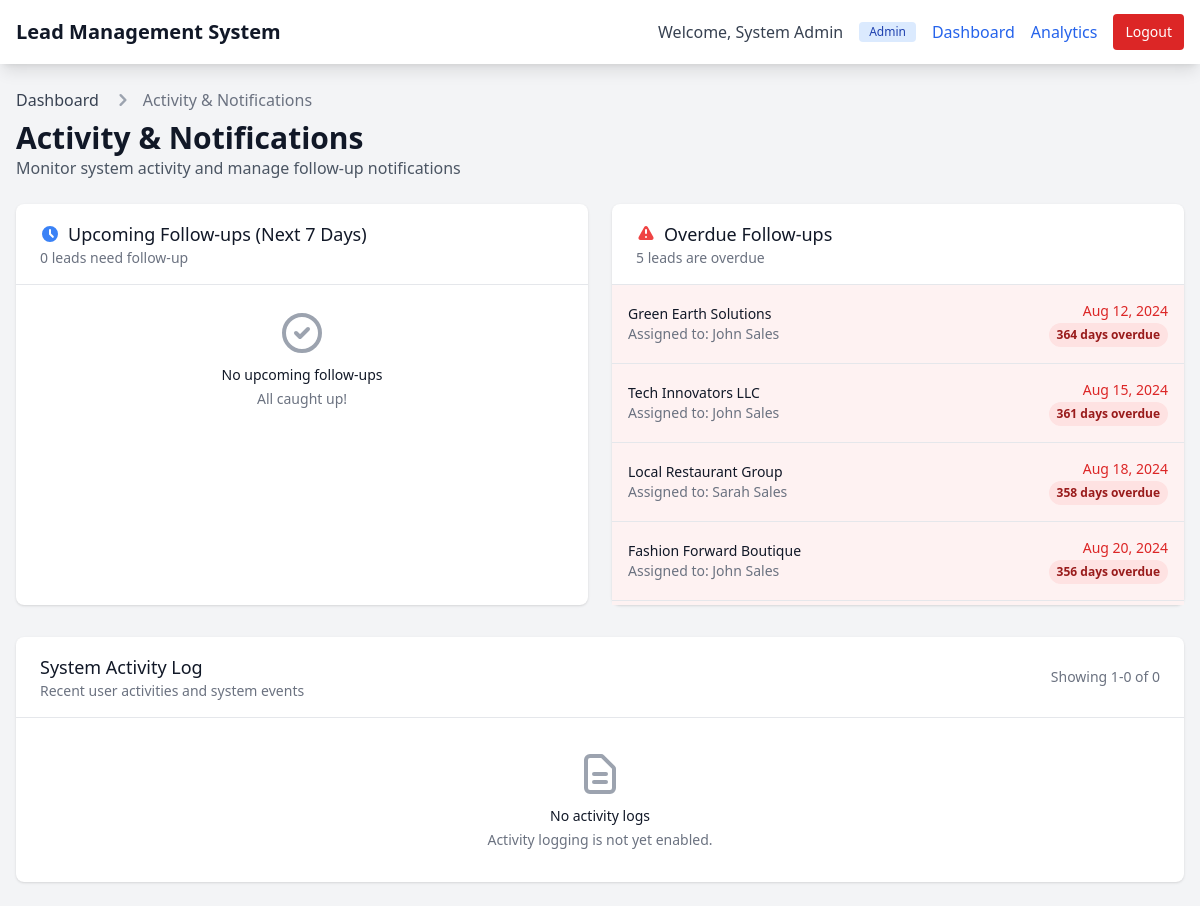
The page /activity.php (signed in) on the database as committed earlier.
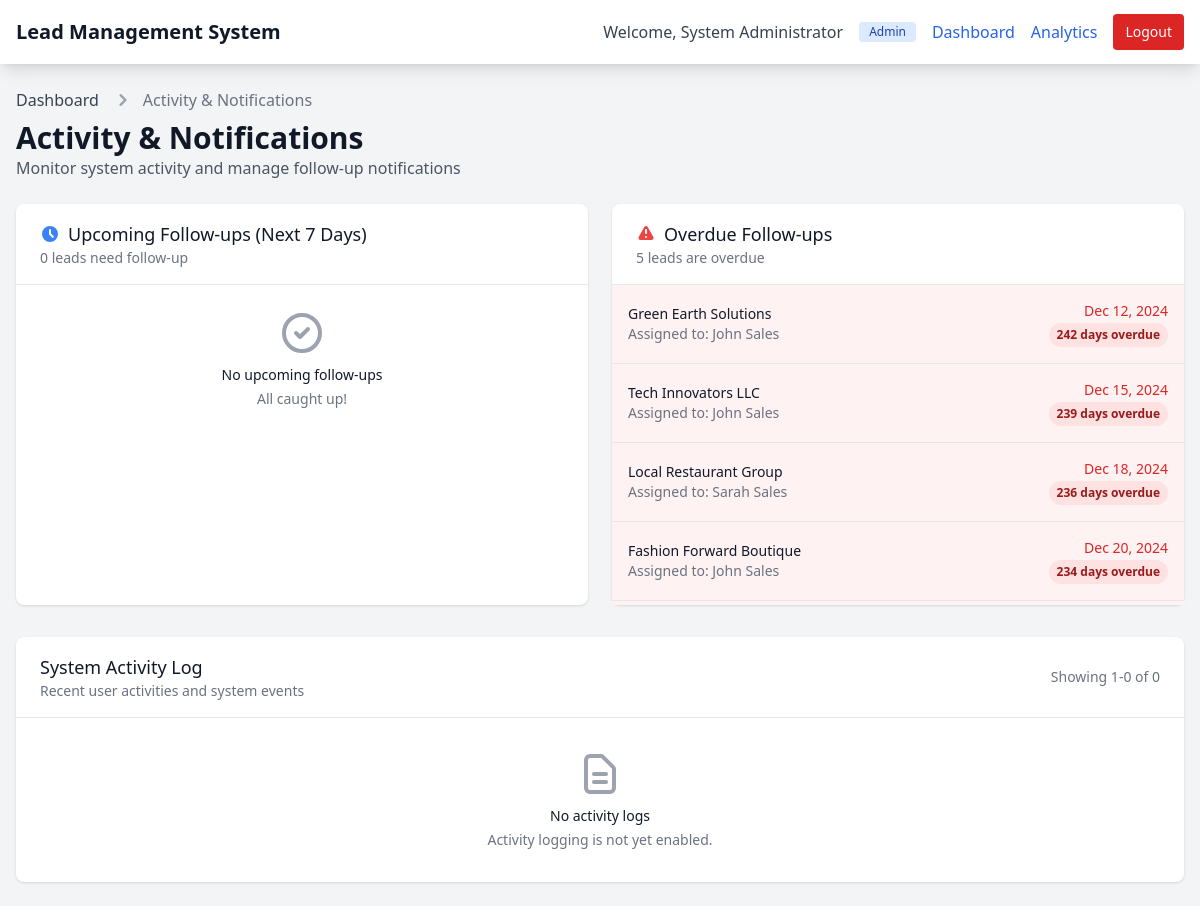
The same page on the database as committed later.
### tables this page shows
CREATE TABLE users (
    id INT PRIMARY KEY AUTO_INCREMENT,
    username VARCHAR(50) UNIQUE NOT NULL,
    password VARCHAR(255) NOT NULL,
    full_name VARCHAR(100),
    role ENUM('admin', 'sales', 'marketing') NOT NULL,
    is_active TINYINT(1) DEFAULT 1,
    created_at TIMESTAMP DEFAULT CURRENT_TIMESTAMP,
    updated_at TIMESTAMP DEFAULT CURRENT_TIMESTAMP ON UPDATE CURRENT_TIMESTAMP
);

CREATE TABLE leads (
    id INT PRIMARY KEY AUTO_INCREMENT,
    client_name VARCHAR(255) NOT NULL,
    required_services TEXT,
    selected_service_ids TEXT,
    website VARCHAR(255),
    phone VARCHAR(50),
    email VARCHAR(255),
    call_enquiry TEXT,
    mail VARCHAR(255),
    whatsapp VARCHAR(255),
    follow_up DATE,
    client_status ENUM('Interested', 'Not Interested', 'Budget Not Met', 'Meeting Scheduled', '') DEFAULT '',
    notes TEXT,
    industry VARCHAR(100),
    assigned_to INT,
    source_ad_id INT,
    lead_source VARCHAR(100) DEFAULT 'Manual',
    created_at TIMESTAMP DEFAULT CURRENT_TIMESTAMP,
    updated_at TIMESTAMP DEFAULT CURRENT_TIMESTAMP ON UPDATE CURRENT_TIMESTAMP,
    FOREIGN KEY (assigned_to) REFERENCES users(id) ON DELETE SET NULL,
    FOREIGN KEY (source_ad_id) REFERENCES running_ads(id) ON DELETE SET NULL
);

### includes/auth.php (called while the page is built, shortened)
<?php
require_once 'connect.php';
function is_logged_in() {
    return isset($_SESSION['user_id']) && !empty($_SESSION['user_id']);
}
function get_logged_in_user() {
    $query = "SELECT id, username, full_name, role FROM users WHERE id = ?";
    return get_row($query, [$_SESSION['user_id']], 'i');
}
?>

### includes/connect.php (called while the page is built, shortened)
<?php
$conn = null;
try {
    $conn = new mysqli(DB_HOST, DB_USER, DB_PASS, DB_NAME);
} catch (Exception $e) {
    error_log("Database connection exception: " . $e->getMessage());
    die("Database configuration error. Please contact administrator.");
}
function execute_query($query, $params = [], $types = '') {
    global $conn;
    try {
        if (empty($params)) {
            $result = $conn->query($query);
            return $result;
        }
        $stmt = $conn->prepare($query);
        if (!empty($params)) {
            if (!$stmt->bind_param($types, ...$params)) {
                error_log("Bind param failed: " . $stmt->error);
                $stmt->close();
                throw new Exception("Parameter binding failed");
            }
        }
        if (!$stmt->execute()) {
            error_log("Execute failed: " . $stmt->error . " | Query: " . $query);
            $stmt->close();
            throw new Exception("Query execution failed");
        }
        $result = $stmt->get_result();
        return $result;
    } catch (Exception $e) {
        error_log("Database operation error: " . $e->getMessage());
        throw $e;
    }
}
function get_row($query, $params = [], $types = '') {
    try {
        $result = execute_query($query, $params, $types);
        $row = $result->fetch_assoc();
        return $row;
    } catch (Exception $e) {
        error_log("get_row error: " . $e->getMessage());
        return null;
    }
}
function get_all($query, $params = [], $types = '') {
    try {
        $result = execute_query($query, $params, $types);
        $rows = [];
        while ($row = $result->fetch_assoc()) {
            $rows[] = $row;
        }
        return $rows;
    } catch (Exception $e) {
        error_log("get_all error: " . $e->getMessage());
        return [];
    }
}
?>

### includes/functions.php (called while the page is built, shortened)
<?php
require_once 'connect.php';
function sanitize_output($string) {
    return htmlspecialchars($string, ENT_QUOTES, 'UTF-8');
}
function format_date($date) {
    return date('M j, Y', strtotime($date));
}
?>

### activity.php (the view, shortened to what the changed rows need)
<?php
require_once 'includes/auth.php';
require_once 'includes/functions.php';
$current_user = get_logged_in_user();
$overdue = get_all("
    SELECT
        l.id as lead_id,
        l.client_name,
        l.follow_up as date,
        u.full_name as assigned_user,
        DATEDIFF(CURDATE(), l.follow_up) as days_overdue
    FROM leads l
    LEFT JOIN users u ON l.assigned_to = u.id
    WHERE l.follow_up IS NOT NULL
    AND DATE(l.follow_up) < CURDATE()
    ORDER BY l.follow_up ASC
    LIMIT 10
");
?>
<!DOCTYPE html>
<html lang="en">
<head>
    <script src="https://cdn.tailwindcss.com"></script>
</head>
<body class="bg-gray-100 min-h-screen">
    <nav class="bg-white shadow-lg">
        <div class="max-w-7xl mx-auto px-4">
            <div class="flex justify-between h-16">
                <div class="flex items-center space-x-4">
                    <span class="text-gray-700">Welcome, <?php echo sanitize_output($current_user['full_name']); ?></span>
                    <span class="bg-blue-100 text-blue-800 text-xs font-medium px-2.5 py-0.5 rounded">
                        <?php echo ucfirst($current_user['role']); ?>
                    </span>
                    <a href="index.php" class="text-blue-600 hover:text-blue-800">Dashboard</a>
                    <a href="analytics.php" class="text-blue-600 hover:text-blue-800">Analytics</a>
                    <a href="logout.php" class="bg-red-600 hover:bg-red-700 text-white px-3 py-2 rounded text-sm">
                        Logout
                    </a>
                </div>
            </div>
        </div>
    </nav>
    <div class="max-w-7xl mx-auto py-6 px-4">
        <div class="mb-6">
            <h1 class="text-3xl font-bold text-gray-900 mt-2">Activity & Notifications</h1>
        </div>
        <div class="grid grid-cols-1 lg:grid-cols-2 gap-6 mb-8">
            <div class="bg-white shadow rounded-lg">
                <div class="max-h-80 overflow-y-auto">
                    <?php if (empty($overdue)): ?>
                        <div class="p-6 text-center">
                            <svg class="mx-auto h-12 w-12 text-gray-400" fill="none" viewBox="0 0 24 24" stroke="currentColor">
                                <path stroke-linecap="round" stroke-linejoin="round" stroke-width="2" d="M9 12l2 2 4-4m6 2a9 9 0 11-18 0 9 9 0 0118 0z" />
                            </svg>
                            <h3 class="mt-2 text-sm font-medium text-gray-900">No overdue follow-ups</h3>
                            <p class="mt-1 text-sm text-gray-500">Great job staying on top of things!</p>
                        </div>
                    <?php else: ?>
                        <div class="divide-y divide-gray-200">
                            <?php foreach ($overdue as $item): ?>
                                <div class="p-4 hover:bg-gray-50 bg-red-50">
                                    <div class="flex items-center justify-between">
                                        <div class="flex-1">
                                            <p class="text-sm font-medium text-gray-900">
                                                <a href="lead_edit.php?id=<?php echo $item['lead_id']; ?>" class="hover:text-red-600">
                                                    <?php echo sanitize_output($item['client_name']); ?>
                                                </a>
                                            </p>
                                            <p class="text-sm text-gray-500">
                                                Assigned to: <?php echo sanitize_output($item['assigned_user'] ?? 'Unassigned'); ?>
                                            </p>
                                        </div>
                                        <div class="text-right">
                                            <p class="text-sm font-medium text-red-600">
                                                <?php echo format_date($item['date']); ?>
                                            </p>
                                            <span class="inline-flex px-2 py-1 text-xs font-semibold rounded-full bg-red-100 text-red-800">
                                                <?php echo $item['days_overdue']; ?> day<?php echo $item['days_overdue'] > 1 ? 's' : ''; ?> overdue
                                            </span>
                                        </div>
                                    </div>
                                </div>
                            <?php endforeach; ?>
                        </div>
                    <?php endif; ?>
                </div>
            </div>
        </div>
    </div>
</body>
</html>

Rows that differ between the two databases and show on the page:
changed users "Admin": full_name "System Admin" → "System Administrator"
changed leads "Green Earth Solutions": follow_up "Aug 12, 2024" → "Dec 12, 2024"; days_overdue "364" → "242"
changed leads "Tech Innovators LLC": follow_up "Aug 15, 2024" → "Dec 15, 2024"; days_overdue "361" → "239"
changed leads "Local Restaurant Group": follow_up "Aug 18, 2024" → "Dec 18, 2024"; days_overdue "358" → "236"
changed leads "Fashion Forward Boutique": follow_up "Aug 20, 2024" → "Dec 20, 2024"; days_overdue "356" → "234"
